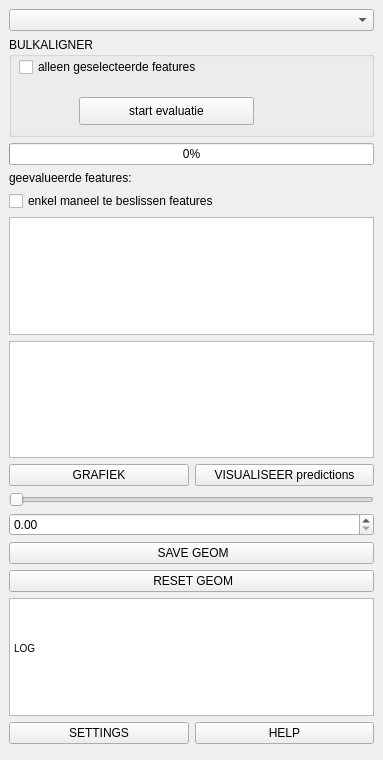
<?xml version="1.0" encoding="UTF-8"?>
<ui version="4.0">
 <class>brdrQDockWidgetBase</class>
 <widget class="QDockWidget" name="brdrQDockWidgetBase">
  <property name="geometry">
   <rect>
    <x>0</x>
    <y>0</y>
    <width>383</width>
    <height>760</height>
   </rect>
  </property>
  <property name="windowOpacity">
   <double>1.000000000000000</double>
  </property>
  <property name="windowTitle">
   <string>brdrQ</string>
  </property>
  <widget class="QWidget" name="dockWidgetContents">
   <layout class="QGridLayout" name="gridLayout">
    <item row="23" column="0">
     <widget class="QTextEdit" name="textEdit_output">
      <property name="html">
       <string>&lt;!DOCTYPE HTML PUBLIC &quot;-//W3C//DTD HTML 4.0//EN&quot; &quot;http://www.w3.org/TR/REC-html40/strict.dtd&quot;&gt;
&lt;html&gt;&lt;head&gt;&lt;meta name=&quot;qrichtext&quot; content=&quot;1&quot; /&gt;&lt;style type=&quot;text/css&quot;&gt;
p, li { white-space: pre-wrap; }
&lt;/style&gt;&lt;/head&gt;&lt;body style=&quot; font-family:'MS Shell Dlg 2'; font-size:7.8pt; font-weight:400; font-style:normal;&quot;&gt;
&lt;p style=&quot; margin-top:0px; margin-bottom:0px; margin-left:0px; margin-right:0px; -qt-block-indent:0; text-indent:0px;&quot;&gt;                                &lt;/p&gt;
&lt;p style=&quot; margin-top:0px; margin-bottom:0px; margin-left:0px; margin-right:0px; -qt-block-indent:0; text-indent:0px;&quot;&gt;                                 &lt;/p&gt;
&lt;p style=&quot; margin-top:0px; margin-bottom:0px; margin-left:0px; margin-right:0px; -qt-block-indent:0; text-indent:0px;&quot;&gt;                                 &lt;/p&gt;
&lt;p style=&quot; margin-top:0px; margin-bottom:0px; margin-left:0px; margin-right:0px; -qt-block-indent:0; text-indent:0px;&quot;&gt;LOG                             &lt;/p&gt;&lt;/body&gt;&lt;/html&gt;</string>
      </property>
     </widget>
    </item>
    <item row="15" column="0">
     <layout class="QHBoxLayout" name="horizontalLayout">
      <item>
       <widget class="QPushButton" name="pushButton_grafiek">
        <property name="text">
         <string>GRAFIEK</string>
        </property>
       </widget>
      </item>
      <item>
       <widget class="QPushButton" name="pushButton_visualisatie">
        <property name="text">
         <string>VISUALISEER predictions</string>
        </property>
       </widget>
      </item>
     </layout>
    </item>
    <item row="22" column="0">
     <widget class="QPushButton" name="pushButton_reset">
      <property name="text">
       <string> RESET GEOM</string>
      </property>
     </widget>
    </item>
    <item row="7" column="0">
     <widget class="QListWidget" name="listWidget_features"/>
    </item>
    <item row="1" column="0">
     <widget class="QgsMapLayerComboBox" name="mMapLayerComboBox"/>
    </item>
    <item row="21" column="0">
     <layout class="QHBoxLayout" name="horizontalLayout_2">
      <item>
       <widget class="QPushButton" name="pushButton_save">
        <property name="text">
         <string> SAVE GEOM</string>
        </property>
       </widget>
      </item>
     </layout>
    </item>
    <item row="16" column="0">
     <widget class="QSlider" name="horizontalSlider">
      <property name="singleStep">
       <number>10</number>
      </property>
      <property name="orientation">
       <enum>Qt::Horizontal</enum>
      </property>
     </widget>
    </item>
    <item row="30" column="0" rowspan="3">
     <layout class="QHBoxLayout" name="horizontalLayout_3" stretch="0,0">
      <property name="bottomMargin">
       <number>7</number>
      </property>
      <item>
       <widget class="QPushButton" name="pushButton_settings">
        <property name="text">
         <string>SETTINGS</string>
        </property>
       </widget>
      </item>
      <item>
       <widget class="QPushButton" name="pushButton_help">
        <property name="text">
         <string>HELP</string>
        </property>
       </widget>
      </item>
     </layout>
    </item>
    <item row="2" column="0">
     <widget class="QGroupBox" name="groupBox">
      <property name="minimumSize">
       <size>
        <width>0</width>
        <height>100</height>
       </size>
      </property>
      <property name="title">
       <string>BULKALIGNER</string>
      </property>
      <widget class="QPushButton" name="pushButton_evaluate">
       <property name="geometry">
        <rect>
         <x>70</x>
         <y>60</y>
         <width>175</width>
         <height>28</height>
        </rect>
       </property>
       <property name="text">
        <string>start evaluatie</string>
       </property>
      </widget>
      <widget class="QCheckBox" name="checkBox_only_manual_2">
       <property name="enabled">
        <bool>true</bool>
       </property>
       <property name="geometry">
        <rect>
         <x>10</x>
         <y>20</y>
         <width>361</width>
         <height>20</height>
        </rect>
       </property>
       <property name="text">
        <string>alleen geselecteerde features</string>
       </property>
      </widget>
     </widget>
    </item>
    <item row="5" column="0">
     <widget class="QLabel" name="label">
      <property name="text">
       <string>geevalueerde features:</string>
      </property>
     </widget>
    </item>
    <item row="14" column="0">
     <widget class="QListWidget" name="listWidget_predictions">
      <property name="editTriggers">
       <set>QAbstractItemView::CurrentChanged|QAbstractItemView::DoubleClicked|QAbstractItemView::EditKeyPressed|QAbstractItemView::SelectedClicked</set>
      </property>
     </widget>
    </item>
    <item row="17" column="0">
     <widget class="QDoubleSpinBox" name="doubleSpinBox"/>
    </item>
    <item row="6" column="0">
     <widget class="QCheckBox" name="checkBox_only_manual">
      <property name="enabled">
       <bool>true</bool>
      </property>
      <property name="text">
       <string>enkel maneel te beslissen features</string>
      </property>
     </widget>
    </item>
    <item row="3" column="0">
     <widget class="QProgressBar" name="progressBar">
      <property name="value">
       <number>0</number>
      </property>
     </widget>
    </item>
   </layout>
  </widget>
 </widget>
 <customwidgets>
  <customwidget>
   <class>QgsMapLayerComboBox</class>
   <extends>QComboBox</extends>
   <header>qgsmaplayercombobox.h</header>
  </customwidget>
 </customwidgets>
 <resources/>
 <connections/>
</ui>
